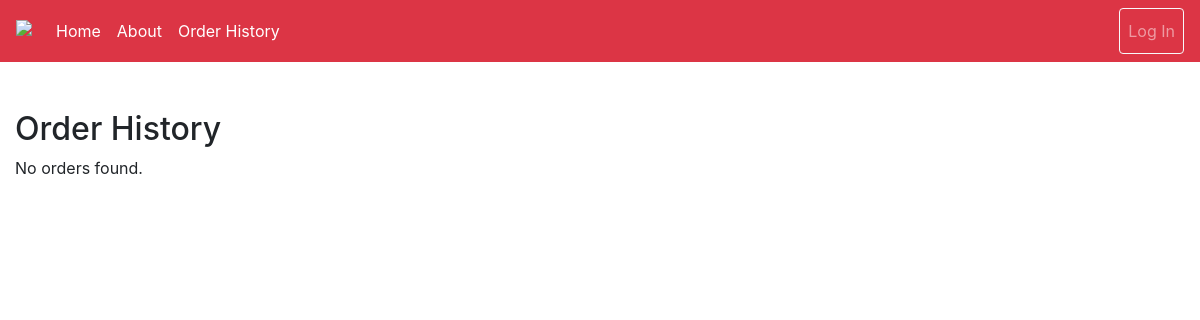
The app's page /users/ord-history (signed in), older data.
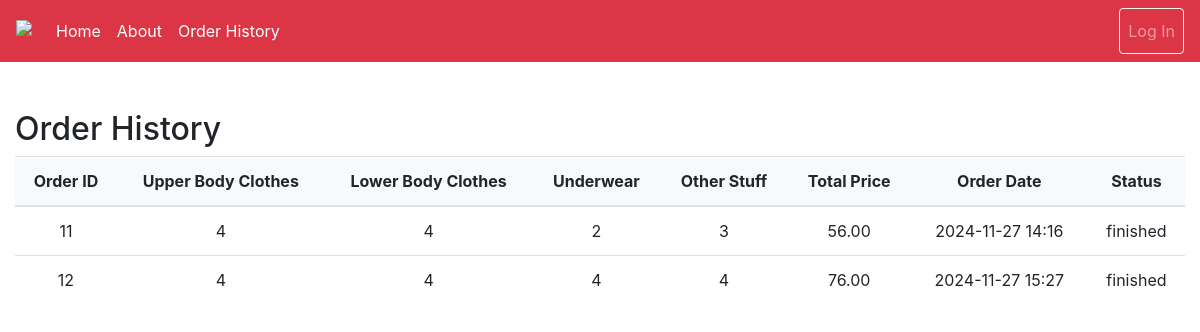
The same page, newer data.
### users/models.py (models this page shows, shortened)
class Order(models.Model):
    STATUS_CHOICES = [
        ('looking_for_driver', 'Looking for Driver'),
        ('driver_on_the_way_to_pickup', 'Driver on the way to pickup'),
        ('driver_on_the_way_to_laundry', 'Driver on the way to laundry'),
        ('laundry_received', 'Laundry received'),
        ('laundry_cleaning', 'Laundry cleaning'),
        ('driver_on_the_way_to_customer', 'Driver on the way to customer'),
        ('delivered', 'Delivered'),
        ('finished', 'Finished'),
    ]
    user = models.ForeignKey(User, on_delete=models.CASCADE, null=True)
    upper_body_clothes = models.IntegerField(default=0)
    lower_body_clothes = models.IntegerField(default=0)
    underwear = models.IntegerField(default=0)
    other_stuff = models.IntegerField(default=0)
    order_date = models.DateTimeField(auto_now_add=True)
    total_price = models.DecimalField(max_digits=10, decimal_places=2, default=0.00)
    created_at = models.DateTimeField(default=timezone.now)
    status = models.CharField(max_length=50, choices=STATUS_CHOICES, default='looking_for_driver')

### users/views.py (the view)
# urls.py: path('ord-history', views.ord_history, name='ord-history'),
def ord_history(request):
    if request.user.is_authenticated:
        orders = Order.objects.filter(user=request.user, status='finished')  # Filter orders for the logged-in user
    else:
        orders = []  # No orders if the user is not authenticated
    return render(request, 'users/ord-history.html', {'orders': orders})

### users/templates/users/ord-history.html (shortened to what this page needs)
{% extends 'users/baseCustomer.html' %}
{% block content %}
<div class="container mt-5">
    <h2>Order History</h2>
    {% if orders %}
        <table class="table">
            <thead>
                <tr>
                    <th>Order ID</th>
                    <th>Upper Body Clothes</th>
                    <th>Lower Body Clothes</th>
                    <th>Underwear</th>
                    <th>Other Stuff</th>
                    <th>Total Price</th>
                    <th>Order Date</th>
                    <th>Status</th>
                </tr>
            </thead>
            <tbody>
                {% for order in orders %}
                    <tr>
                        <td>{{ order.id }}</td>
                        <td>{{ order.upper_body_clothes }}</td>
                        <td>{{ order.lower_body_clothes }}</td>
                        <td>{{ order.underwear }}</td>
                        <td>{{ order.other_stuff }}</td>
                        <td>{{ order.total_price }}</td>
                        <td>{{ order.created_at|date:"Y-m-d H:i" }}</td>
                        <td>{{ order.status }}</td>
                    </tr>
                {% endfor %}
            </tbody>
        </table>
    {% else %}
        <p>No orders found.</p>
    {% endif %}
</div>
{% endblock %}

Row changes from the older to the newer data that the page shows:
added Order: id "11", upper_body_clothes "4", lower_body_clothes "4", underwear "2", other_stuff "3", total_price "56.00", created_at "2024-11-27 14:16", status "finished"
added Order: id "12", upper_body_clothes "4", lower_body_clothes "4", underwear "4", other_stuff "4", total_price "76.00", created_at "2024-11-27 15:27", status "finished"
Text that changed along with them:
text no longer shown: "No orders found."
text now shown: "Order ID Upper Body Clothes Lower Body Clothes Underwear Other Stuff Total Price Order Date Status"
